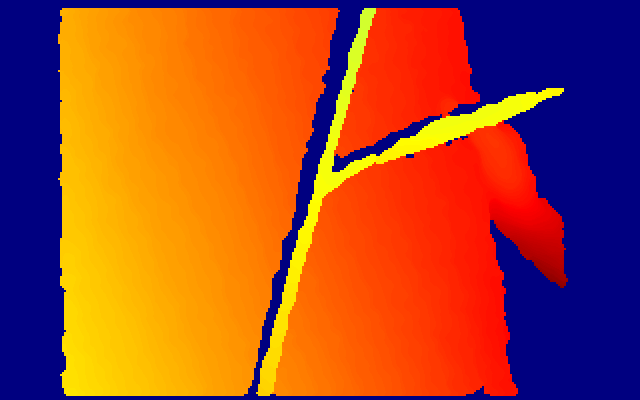
#> input picture ProcessedFrames/514_2/depth_image_530.png, 640 x 400 px
$ python color_duiqi_depth.py
#> lines starting #> are read from the running program, lines starting #| are printed output that depends on the picture; after the words box and inside, x2 and y2 are one past the last pixel; in counts of white or black regions, pixels touching at a corner belong together
#> further down, depth_image is the input picture: shape (400, 640, 3); mean B, G, R 44.6, 74.1, 165.7
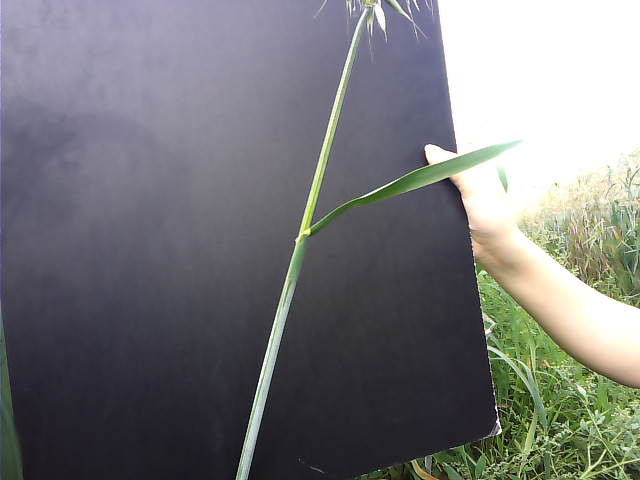
#> input picture ProcessedFrames/514_2/color_image_530.png, 640 x 480 px
#> further down, color_image is the input picture: shape (480, 640, 3); mean B, G, R 122.5, 120.6, 120
import open3d as o3d
import numpy as np
import cv2
import matplotlib.pyplot as plt


def load_point_cloud_from_depth_image(depth_image, intrinsics, scale=1.0):
#> called with scale = 0.1
    height, width = depth_image.shape
#> height = 480; width = 640
    fx, fy = intrinsics['fx'], intrinsics['fy']
    cx, cy = intrinsics['cx'], intrinsics['cy']

    x, y = np.meshgrid(np.arange(width), np.arange(height))
    z = depth_image * scale  # 深度图像可能需要一个比例因子，取决于单位
    x = (x - cx) * z / fx
    y = (y - cy) * z / fy
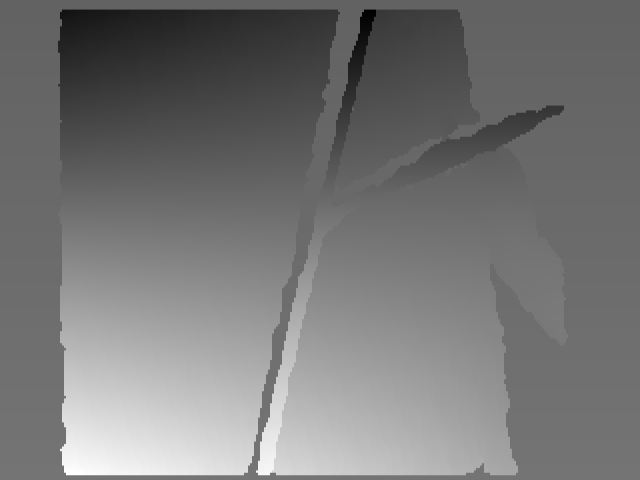
#> y: shape (480, 640) float64; min -8.61, max 12.16, mean 1.06; drawn with min black and max white
    points = np.stack((x, y, z), axis=-1)
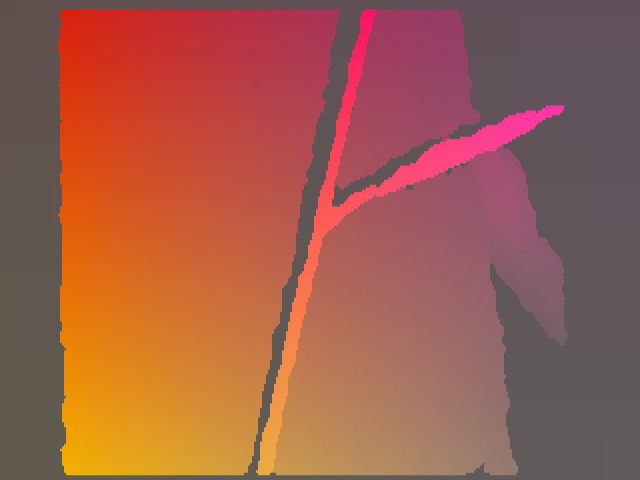
#> points: shape (480, 640, 3) float64; mean of channels 0, 1, 2 -1.2, 1.1, 9.8; drawn with min black and max white
    return points


def transform_point_cloud_to_rgb_frame(point_cloud, rotation_matrix, translation_vector):
    points_homogeneous = np.hstack(
        (point_cloud.reshape(-1, 3), np.ones((point_cloud.shape[0] * point_cloud.shape[1], 1))))
    transformed_points = np.dot(points_homogeneous, np.hstack((rotation_matrix, translation_vector.reshape(3, 1))).T)
    return transformed_points.reshape(point_cloud.shape)
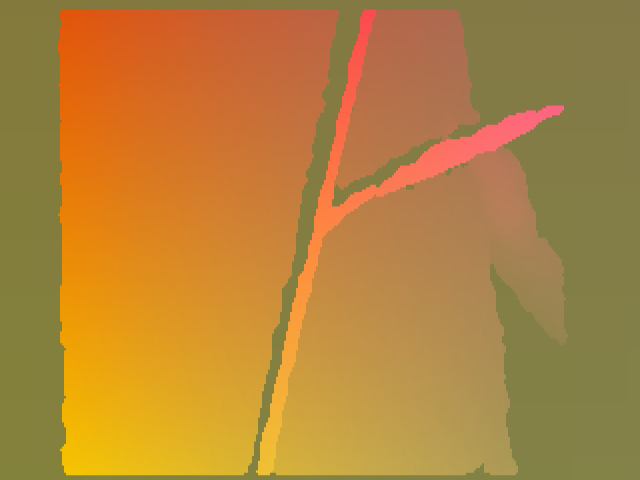
#> returned value: shape (480, 640, 3) float64; mean of channels 0, 1, 2 -11.3, 1, 9.2; drawn with min black and max white


def project_point_cloud_to_image(point_cloud, intrinsics):
    fx, fy = intrinsics['fx'], intrinsics['fy']
    cx, cy = intrinsics['cx'], intrinsics['cy']

    x = point_cloud[:, :, 0]
    y = point_cloud[:, :, 1]
    z = point_cloud[:, :, 2]

    u = (x * fx / z + cx).astype(int)
    v = (y * fy / z + cy).astype(int)

    return u, v


def align_color_and_depth(color_image, depth_image, depth_intrinsics, rgb_intrinsics, rotation_matrix,
                          translation_vector, depth_scale=1.0):
    # Resize depth image to match color image resolution
    depth_image_resized = cv2.resize(depth_image, (color_image.shape[1], color_image.shape[0]))

    point_cloud = load_point_cloud_from_depth_image(depth_image_resized, depth_intrinsics, scale=depth_scale)
    transformed_points = transform_point_cloud_to_rgb_frame(point_cloud, rotation_matrix, translation_vector)
    u, v = project_point_cloud_to_image(transformed_points, rgb_intrinsics)

    # 将深度图像中的点云投影到彩色图像上
    aligned_color_image = np.zeros_like(color_image)
    aligned_depth_image = np.zeros_like(depth_image_resized)

    valid_indices = (u >= 0) & (u < color_image.shape[1]) & (v >= 0) & (v < color_image.shape[0]) & (
                transformed_points[:, :, 2] > 0)
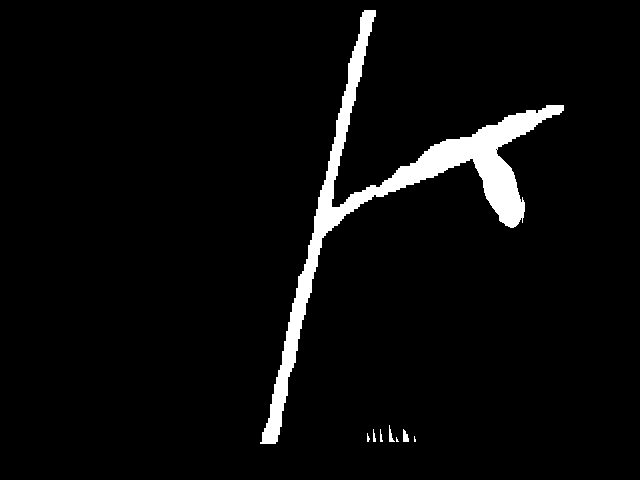
#> valid_indices: shape (480, 640) bool; 4.2% white; 8 white regions (3 under 20 px), largest, box (x1, y1, x2, y2) and area: (260, 10, 564, 444) 12809, (403, 429, 409, 442) 56, (389, 425, 395, 442) 46, (373, 429, 376, 442) 26, (380, 429, 383, 442) 23

    # Ensure indices are within bounds
    u = np.clip(u, 0, color_image.shape[1] - 1)
#> u: shape (480, 640) int64; 345 distinct labels, from 0 to 344
    v = np.clip(v, 0, color_image.shape[0] - 1)
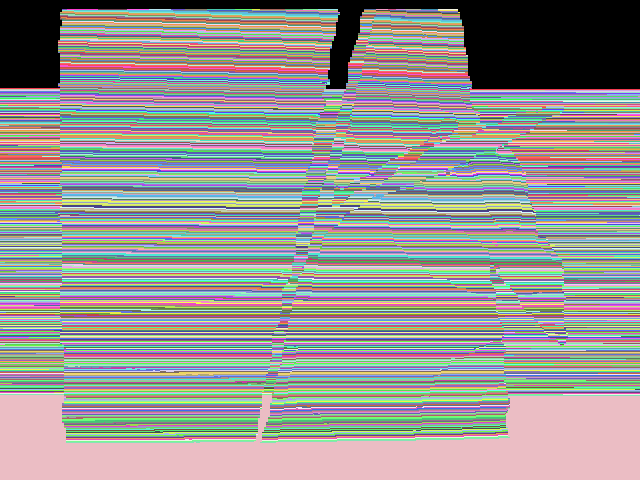
#> v: shape (480, 640) int64; 480 distinct labels, from 0 to 479; one colour per label, 0 black

    aligned_color_image[v[valid_indices], u[valid_indices]] = color_image[v[valid_indices], u[valid_indices]]
    aligned_depth_image[v[valid_indices], u[valid_indices]] = transformed_points[valid_indices][:, 2] / depth_scale
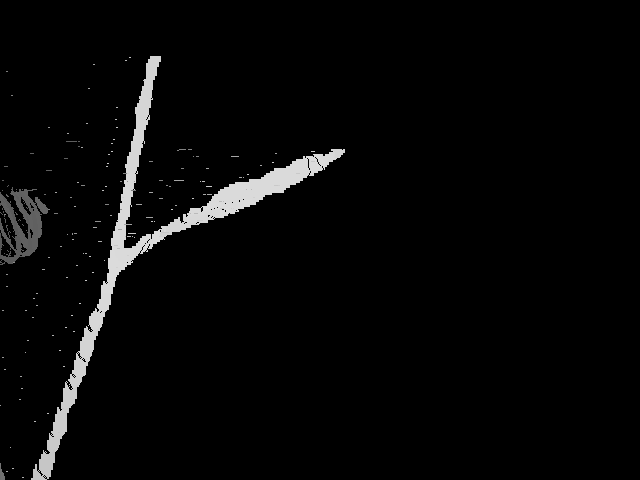
#> aligned_depth_image: shape (480, 640); min 0, max 220, mean 7.2

    return aligned_color_image, aligned_depth_image


# 文件路径
depth_image_path = "ProcessedFrames/514_2/depth_image_530.png"  # 替换为你的深度图像路径
color_image_path = "ProcessedFrames/514_2/color_image_530.png"  # 替换为你的彩色图像路径

# IR 相机内参
ir_intrinsics = {
    'fx': 476.3,
    'fy': 476.3,
    'cx': 320.309,
    'cy': 198.168
}

# RGB 相机内参
rgb_intrinsics = {
    'fx': 451.886,
    'fy': 451.886,
    'cx': 324.326,
    'cy': 240.192
}

# 相机外参
rotation_matrix = np.array([
    [0.999998, 0.00176565, 0.000669865],
    [-0.00176923, 0.999984, 0.0053853],
    [-0.000660345, -0.00538647, 0.999985]
])

translation_vector = np.array([-10.198, -0.146565, -0.58615])

# 读取深度图像和彩色图像
depth_image = cv2.imread(depth_image_path, cv2.IMREAD_UNCHANGED)
# Convert pseudo-color depth image to single channel grayscale
if len(depth_image.shape) == 3 and depth_image.shape[2] == 3:
    depth_image = cv2.cvtColor(depth_image, cv2.COLOR_BGR2GRAY)
color_image = cv2.imread(color_image_path)
color_image_rgb = cv2.cvtColor(color_image, cv2.COLOR_BGR2RGB)

# 对齐彩色图像和深度图像
aligned_color_image, aligned_depth_image = align_color_and_depth(color_image_rgb, depth_image, ir_intrinsics,
                                                                 rgb_intrinsics, rotation_matrix, translation_vector,
                                                                 depth_scale=0.1)

# 保存对齐后的图像
cv2.imwrite('aligned_color_image.png', cv2.cvtColor(aligned_color_image, cv2.COLOR_RGB2BGR))
cv2.imwrite('aligned_depth_image.png', (aligned_depth_image * 255 / np.max(aligned_depth_image)).astype(np.uint8))

# 可视化对齐结果
plt.figure(figsize=(10, 10))
plt.subplot(1, 3, 1)
plt.title('Original Color Image')
plt.imshow(color_image_rgb)
plt.axis('off')

plt.subplot(1, 3, 2)
plt.title('Aligned Color Image')
plt.imshow(aligned_color_image)
plt.axis('off')

plt.subplot(1, 3, 3)
plt.title('Aligned Depth Image')
plt.imshow(aligned_depth_image, cmap='gray')
plt.axis('off')

plt.show()
